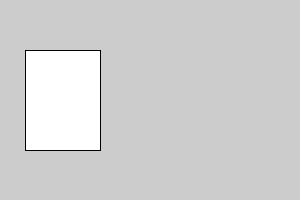
Frame 1 (no input)
Frame 60 (the mouse pressed at the canvas centre just before this capture): identical to frame 1, image omitted
Frame 120 (the mouse held since frame 60 and released just before this capture): identical to frame 1, image omitted

The Processing sketch that drew this single still picture (run headless with seeded random() and noise(); from frame 60 on, the mouse is pressed at the canvas centre):

// Processing sketch: bal_in_vierkant
// ── bal_in_vierkant.pde
void setup()
{
  size(300,200);
}
void draw()
{
  fill(255);
  if(mouseX > 25 && mouseX < 100 && mouseY > 50 && mouseY < 150)
  {
    fill(255,0,0);
  }
  rect(25,50,75,100);
}
